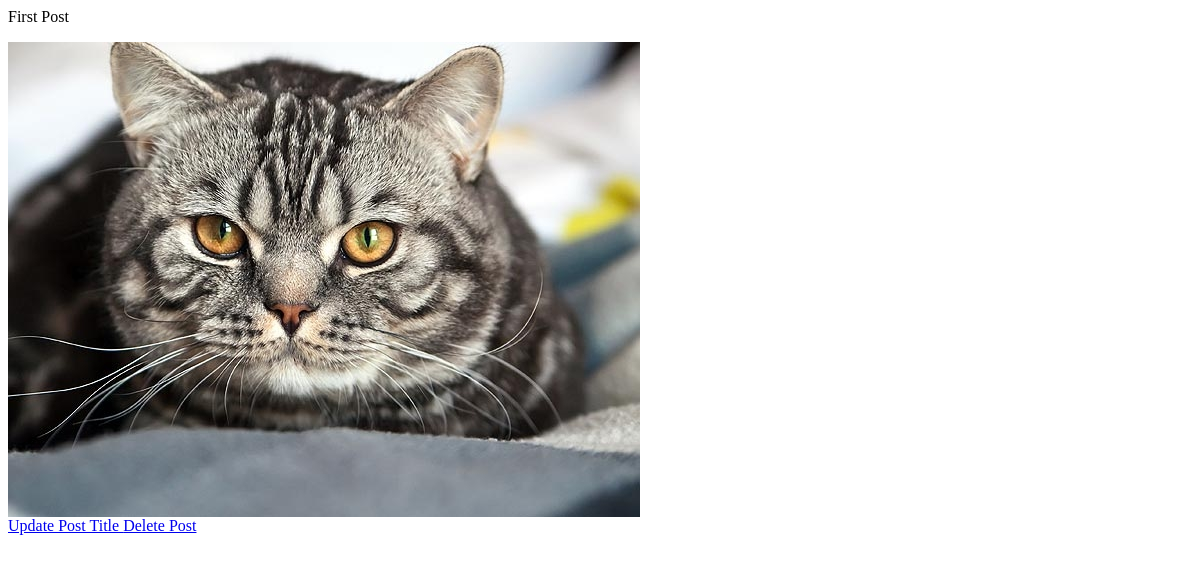
/post/1/, run on an earlier commit of the app's database.
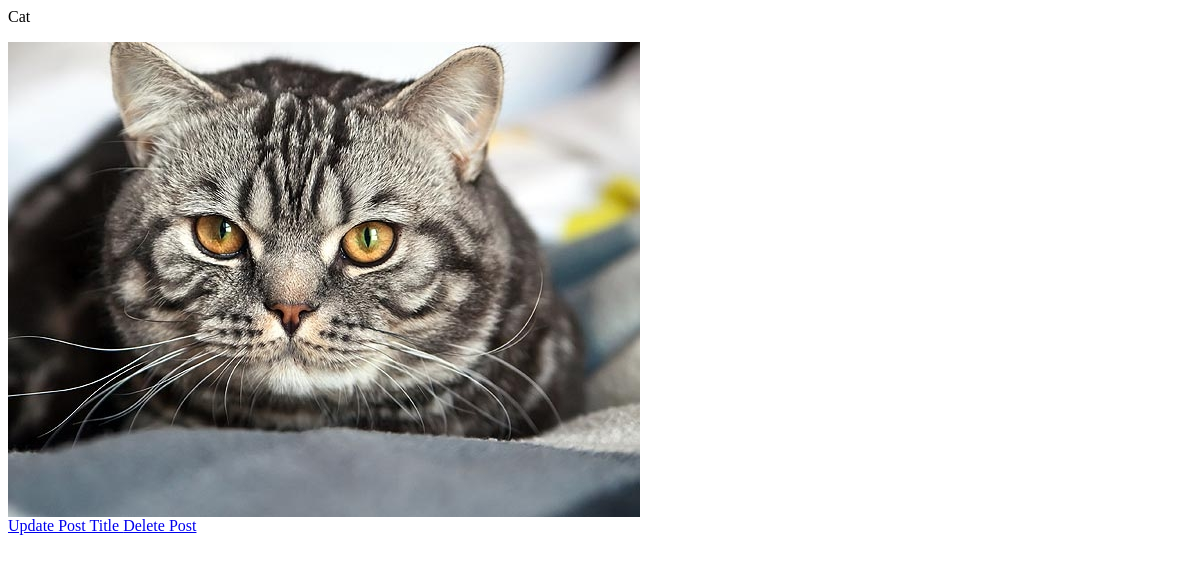
And on a later commit of the database.
### Insta/models.py (models this page shows, shortened)
class Post(models.Model):
    title = models.TextField(blank=True, null=True)
    image = ProcessedImageField(
        upload_to='static/images/posts',
        format=('JPEG'),
        options={'quality': 100},
        blank=True,
        null=True,
    )

### Insta/views.py (the view)
# urls.py: path('post/<int:pk>/', PostDetail.as_view(), name='post_detail'),
class PostDetail(DetailView):
    model = Post
    template_name = 'post_detail.html'

### templates/post_detail.html
<p> {{object.title}} </p>
<img src="/{{object.image}}">
<div>
    <a href="{% url 'update_post' object.pk %}">Update Post Title </a>
    <a href="{% url 'delete_post' object.pk %}">Delete Post  </a>
</div>

What changed in the data, as far as the page shows it:
changed Post: title "First Post" → "Cat"
